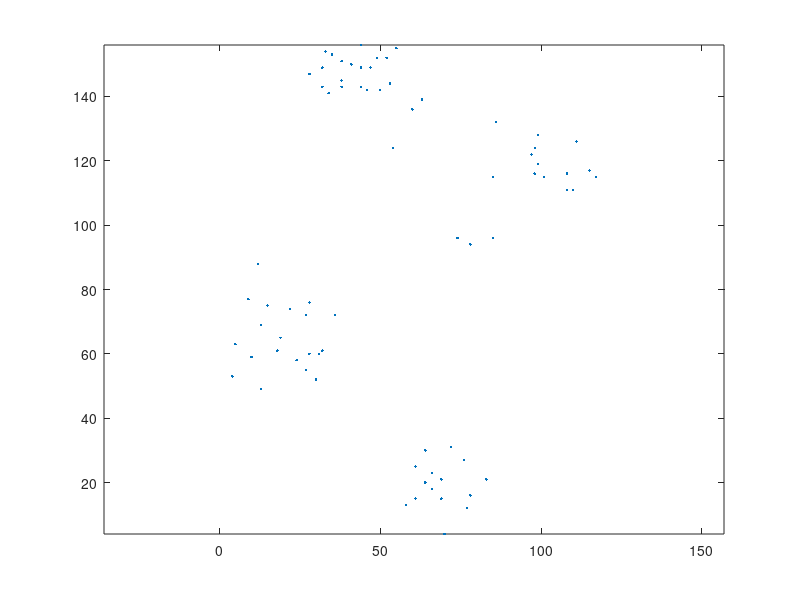

MATLAB code for this plot: (Note: this script raises an error after producing the figure.)
%% Initialization
clear ; close all; clc
%% ==================== Part 1: Loading Data from test.data ===================	
data=load('ruspini.txt');
X=data';
[l,N]=size(X);
% Plot of the data set
figure (1), plot(X(1,:),X(2,:),'.')
figure(1), axis equal

%%%%%%%% BSAS
q=15; % maximum number of clusters
theta=2.5; % dissimilarity threshold
order=randperm(N);
[bel, repre]=BSAS(X,theta,q,order);

X1=X;
figure(10), hold on
figure(10), plot(X1(1,bel==1),X1(2,bel==1),'r.',...
X1(1,bel==2),X1(2,bel==2),'g*',X1(1,bel==3),X1(2,bel==3),'bo',...
X1(1,bel==4),X1(2,bel==4),'cx',X1(1,bel==5),X1(2,bel==5),'md',...
X1(1,bel==6),X1(2,bel==6),'yp',X1(1,bel==7),X1(2,bel==7),'ks')
figure(10), plot(repre(1,:),repre(2,:),'k+')

%%%%%%%% MSAS
X1=X;
[l,N]=size(X1);
% Determination of the distance matrix
dista=zeros(N,N);
for i=1:N
    for j=i+1:N
        dista(i,j)=sqrt(sum((X1(:,i)-X1(:,j)).^2));
        dista(j,i)=dista(i,j);
    end
end
true_maxi=max(max(dista));
true_mini=min(dista(~logical(eye(N))));

%Determine min, max, and s by typing
meani=(true_mini+true_maxi)/2;
theta_min=.25*meani;
theta_max=1.75*meani;
n_theta=50;
s=(theta_max-theta_min)/(n_theta-1);

% Run BSAS N times
q=N;
n_times=10;
m_tot=[];
for theta=theta_min:s:theta_max
    list_m=zeros(1,q);
    for stat=1:n_times %for each value of Theta BSAS runs n_times times
        order=randperm(N);
        [bel, m]=BSAS(X1,theta,q,order);
        list_m(size(m,2))=list_m(size(m,2))+1;
    end
    [q1,m_size]=max(list_m);
    m_tot=[m_tot m_size];
end

%Plot m versus theta
theta_tot=theta_min:s:theta_max;
figure(2), plot(theta_tot,m_tot)

% Determining the number of clusters
m_best=0;
theta_best=0;
siz=0;

for i=1:length(m_tot)
    if(m_tot(i)~=1) %Excluding the single-cluster clustering
        t=m_tot-m_tot(i);
        siz_temp=sum(t==0);
        if(siz<siz_temp)
            siz=siz_temp;
            theta_best=sum(theta_tot.*(t==0))/sum(t==0);
            m_best=m_tot(i);
        end
    end
end

%Check for the single-cluster clustering
if(sum(m_tot==m_best)<.1*n_theta)
    m_best=1;
    theta_best=sum(theta_tot.*(m_tot==1))/sum(m_tot==1);
end

%Run the BSAS algorithm for Best Theta
order=randperm(N);
[bel, repre]=BSAS(X1,theta_best,q,order);

figure(11), hold on
figure(11), plot(X1(1,bel==1),X1(2,bel==1),'r.',...
X1(1,bel==2),X1(2,bel==2),'g*',X1(1,bel==3),X1(2,bel==3),'bo',...
X1(1,bel==4),X1(2,bel==4),'cx',X1(1,bel==5),X1(2,bel==5),'md',...
X1(1,bel==6),X1(2,bel==6),'yp',X1(1,bel==7),X1(2,bel==7),'ks')
figure(11), plot(repre(1,:),repre(2,:),'k+')

%Compare
[bel,new_repre]=reassign(X1,repre,order);

